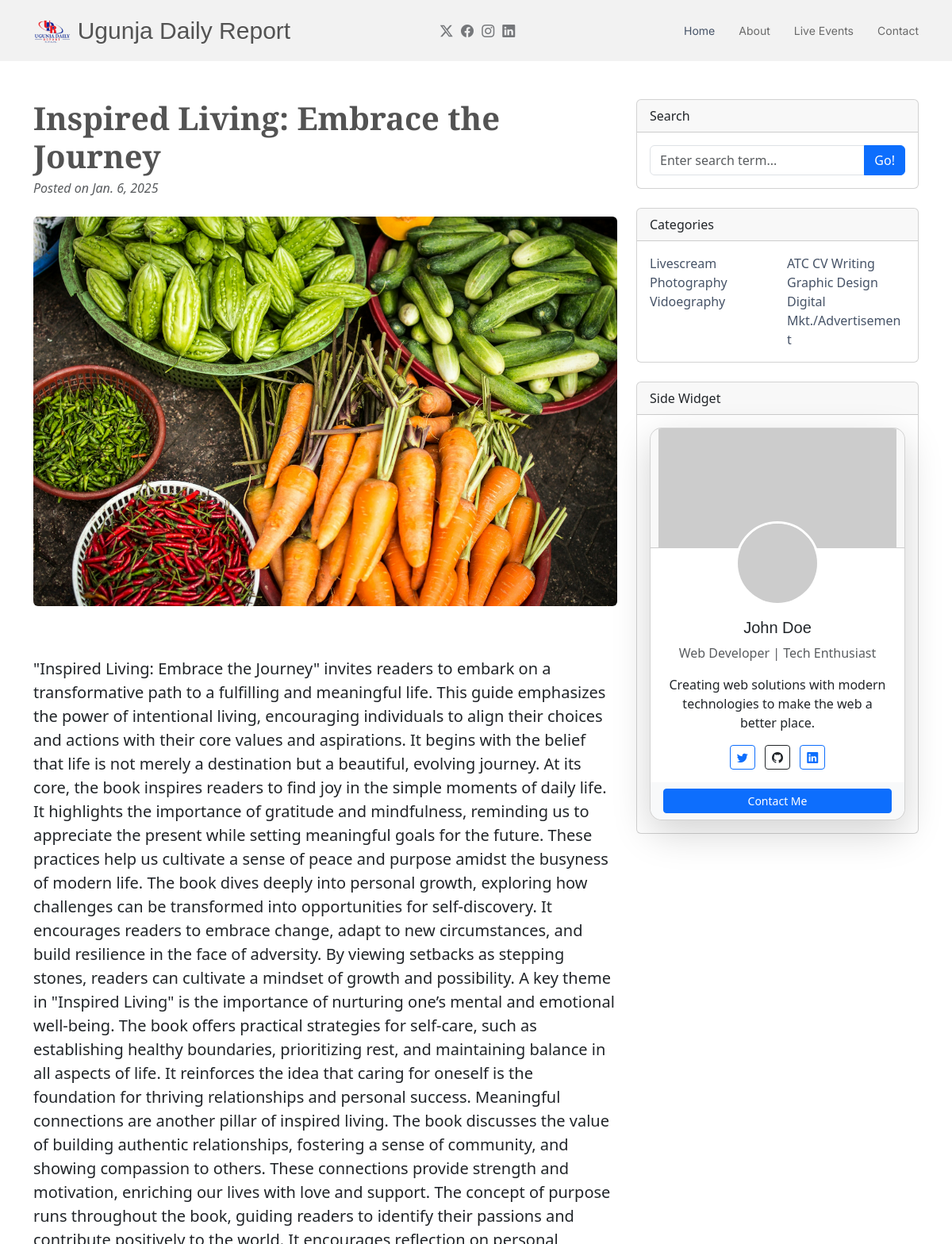
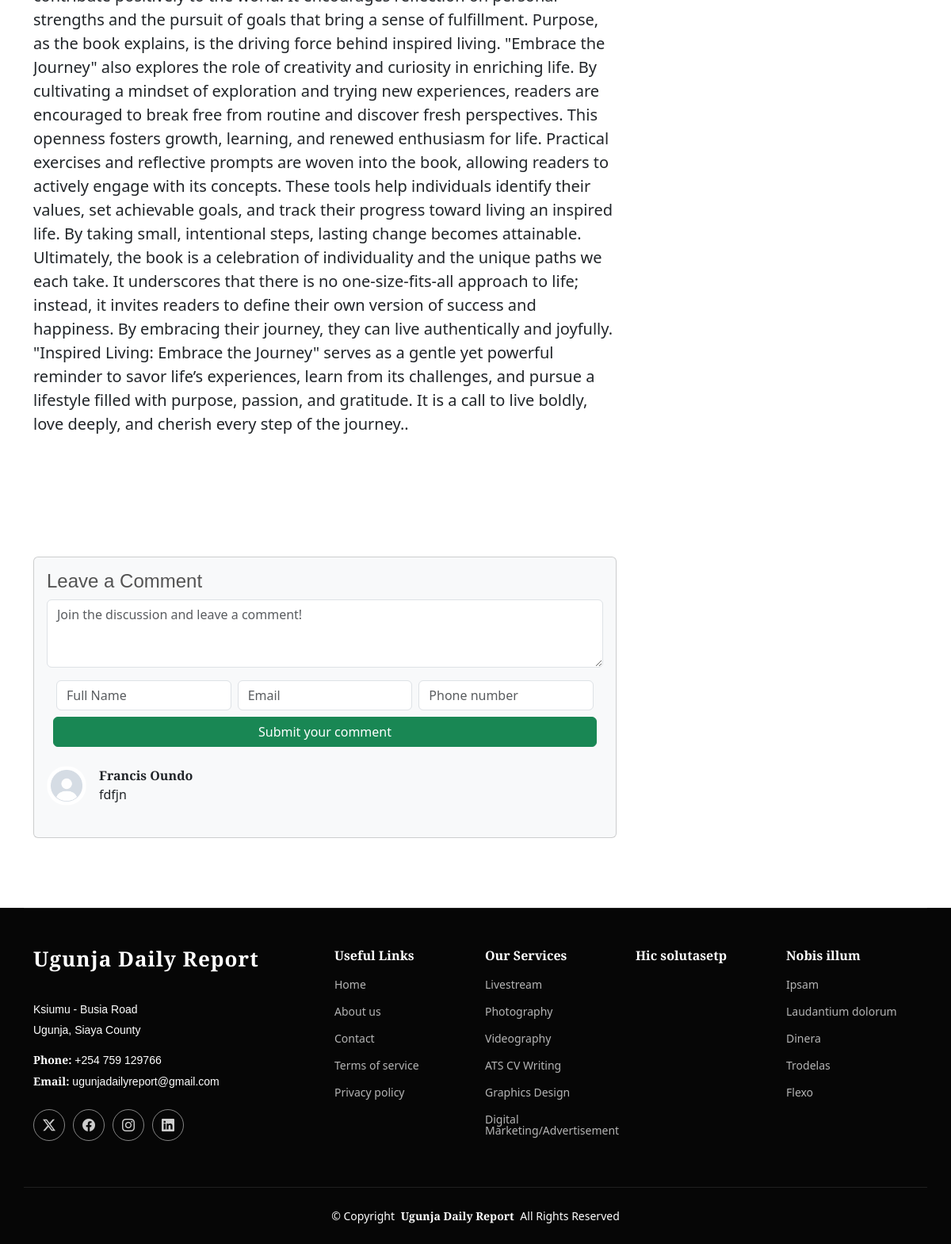
The app's page /life_col1/1 with its own data (2 pictures, top to bottom).
### daily_report/models.py (models this page shows, shortened)
class lifestyle_col1(models.Model):
    type = models.CharField(max_length=30, null=False, blank=False, default='Lifestyle')
    date = models.DateField(default=now, null=False, blank=False)
    title = models.CharField(max_length=300, null=False, blank=False)
    writer_name = models.CharField(max_length=30, null=False, blank=False)
    photo = models.ImageField(upload_to='uploads/lifestyle', default='uploads/lifestyle/lifestyle.jpg')
    description = models.TextField(default="")

class comment_lifestyle_col1(models.Model):
    comm = models.TextField(null=False, blank=False)
    full_name = models.CharField(max_length=50, null=False, blank=False)
    email = models.EmailField()
    phone = models.CharField(max_length=13, null=False, blank=False)
    image = models.ImageField(upload_to='uploads/comments', default='uploads/comments/default.jpg')

### daily_report/views.py (the view)
# urls.py: path('life_col1/<id>', views.life_col1, name='life_col1'),
def life_col1(request, id):
    life_coll1 = lifestyle_col1.objects.get(id=id)
    comm_life = comment_lifestyle_col1.objects.all()
    return render(request, 'lifestyle/life_col1.html', {'life_coll1': life_coll1, 'comm_life': comm_life})

### daily_report/templates/lifestyle/life_col1.html (shortened to what this page needs)
{% load static %}
<!DOCTYPE html>
<html lang="en">
<head>
    <link href="{% static 'assets/vendor/bootstrap/css/bootstrap.min.css' %}" rel="stylesheet">
    <link href="{% static 'assets/vendor/bootstrap-icons/bootstrap-icons.css' %}" rel="stylesheet">
    <link href="{% static 'assets/vendor/aos/aos.css' %}" rel="stylesheet">
    <link href="{% static 'assets/vendor/swiper/swiper-bundle.min.css' %}" rel="stylesheet">
    <link href="{% static 'assets/css/main.css' %}" rel="stylesheet">
</head>
<body class="index-page">
<header id="header" class="header d-flex align-items-center sticky-top">
    <div class="container position-relative d-flex align-items-center justify-content-between">
        <a href="/" class="logo d-flex align-items-center me-auto me-xl-0">
            <img src="{% static 'assets/img/logo1.png' %}" alt="">
            <h1 class="sitename">Ugunja Daily Report</h1>
        </a>
        <nav id="navmenu" class="navmenu">
            <ul>
                <li><a href="/" class="active">Home</a></li>
                <li><a href="/about">About</a></li>
                <li><a href="/live_event">Live Events</a></li>
                <li><a href="/contact">Contact</a></li>
            </ul>
        </nav>
        <div class="header-social-links">
            <a target="_blank" href="https://x.com/UgunjaOnline?t=5RmRRW5MwKeECv6P-m9fxw&s=09" class="twitter"><i
                    class="bi bi-twitter-x"></i></a>
            <a target="_blank" href="https://www.facebook.com/UgunjaOnline" class="facebook"><i
                    class="bi bi-facebook"></i></a>
            <a href="#" class="instagram"><i class="bi bi-instagram"></i></a>
            <a href="#" class="linkedin"><i class="bi bi-linkedin"></i></a>
        </div>
    </div>
</header>
<div class="container mt-5">
    <div class="row">
        <div class="col-lg-8">
            <article>
                <header class="mb-4">
                    <h1 class="fw-bolder mb-1">{{ life_coll1.title }}</h1>
                    <div class="text-muted fst-italic mb-2">Posted on {{ life_coll1.date }}</div>
                </header>
                <figure class="mb-4">
                    <img class="img-fluid rounded" src="/media/{{ life_coll1.photo }}" alt="Blog post image">
                </figure>
                <section class="mb-5">
                    <p class="fs-5 mb-4">{{ life_coll1.description }}.</p>
                </section>
            </article>
            <section class="mb-5">
                <div class="card bg-light">
                    <div>
                        <div class="card-body">
                            <h4>Leave a Comment</h4>
                            <form class="mb-4" method="post" action="/comment_col1">
                                <textarea class="form-control" rows="3"
                                          placeholder="Join the discussion and leave a comment!" required
                                          name="comment"></textarea>
                                <div class="container mt-3">
                                    <div class="row g-2">
                                        <div class="col-md-4">
                                            <input type="text" class="form-control" name="full_name"
                                                   placeholder="Full Name"
                                                   required>
                                        </div>
                                        <div class="col-md-4">
                                            <input type="email" class="form-control" name="email" placeholder="Email"
                                                   required>
                                        </div>
                                        <div class="col-md-4">
                                            <input type="text" class="form-control" name="phone"
                                                   placeholder="Phone number"
                                                   required>
                                        </div>
                                        <button type="submit" class="btn btn-success">Submit your comment</button>
                                    </div>
                                </div>
                            </form>
                            {% for com in comm_life %}
                                <div class="d-flex mb-4">
                                    <div class="flex-shrink-0"><img class="rounded-circle"
                                                                    src="/media/{{ com.image }}" alt="..." height="50"
                                                                    width="50"></div>
                                    <div class="ms-3">
                                        <div class="fw-bold">{{ com.full_name }}</div>
                                        {{ com.comm }}
                                    </div>
                                </div>
                                  {% empty %}
                                <p>No comment</p>
                            {% endfor %}
                        </div>
                    </div>
            </section>
        </div>
        <div class="col-lg-4">
            <div class="card mb-4">
                <div class="card-header">Search</div>
                <div class="card-body">
                    <div class="input-group">
                        <input class="form-control" type="text" placeholder="Enter search term..."
                               aria-label="Enter search term..." aria-describedby="button-search">
                        <button class="btn btn-primary" id="button-search" type="submit">Go!</button>
                    </div>
                </div>
            </div>
            <div class="card mb-4">
                <div class="card-header">Categories</div>
                <div class="card-body">
                    <div class="row">
                        <div class="col-sm-6">
                            <ul class="list-unstyled mb-0">
                                <li><a href="#!">Livescream</a></li>
                                <li><a href="#!">Photography</a></li>
                                <li><a href="#!">Vidoegraphy</a></li>
                            </ul>
                        </div>
                        <div class="col-sm-6">
                            <ul class="list-unstyled mb-0">
                                <li><a href="#!">ATC CV Writing</a></li>
                                <li><a href="#!">Graphic Design</a></li>
                                <li><a href="#!">Digital Mkt./Advertisement</a></li>
                            </ul>
                        </div>
                    </div>
                </div>
            </div>
            <div class="card mb-4">
                <div class="card-header">Side Widget</div>
                <div class="card-body text-center">
                    <div class="card shadow-lg" style="width: 100%; border-radius: 15px;">
                        <div class="card-header p-0 position-relative"
                             style="overflow: hidden; border-top-left-radius: 15px; border-top-right-radius: 15px;">
                            <img src="https://via.placeholder.com/300x150" class="img-fluid" alt="Profile Banner">
                        </div>
                        <div class="card-body text-center">
                            <img src="https://via.placeholder.com/100"
                                 class="rounded-circle border border-3 border-white position-relative"
                                 style="margin-top: -50px;" alt="Profile Picture">
                            <h5 class="card-title mt-3">John Doe</h5>
                            <p class="text-muted">Web Developer | Tech Enthusiast</p>
                            <p class="card-text">Creating web solutions with modern technologies to make the web a
                                better place.</p>
                            <div>
                                <a href="#" class="btn btn-outline-primary btn-sm mx-1"><i
                                        class="bi bi-twitter"></i></a>
                                <a href="#" class="btn btn-outline-dark btn-sm mx-1"><i class="bi bi-github"></i></a>
                                <a href="#" class="btn btn-outline-primary btn-sm mx-1"><i
                                        class="bi bi-linkedin"></i></a>
                            </div>
                        </div>
                        <div class="card-footer text-center bg-light border-top-0"
                             style="border-bottom-left-radius: 15px; border-bottom-right-radius: 15px;">
                            <a href="#" class="btn btn-primary btn-sm w-100">Contact Me</a>
                        </div>
                    </div>
                </div>
            </div>
            <link rel="stylesheet" href="https://cdn.jsdelivr.net/npm/bootstrap-icons/font/bootstrap-icons.css">
        </div>
    </div>
</div>
<footer id="footer" class="footer dark-background">
    <div class="container footer-top">
        <div class="row gy-4">
            <div class="col-lg-4 col-md-6 footer-about">
                <a href="/" class="logo d-flex align-items-center">
                    <span class="sitename">Ugunja Daily Report</span>
                </a>
                <div class="footer-contact pt-3">
                    <p>Ksiumu - Busia Road</p>
                    <p>Ugunja, Siaya County</p>
                    <p class="mt-3"><strong>Phone:</strong> <span>+254 759 129766</span></p>
                    <p><strong>Email:</strong> <span>ugunjadailyreport@gmail.com</span></p>
                </div>
                <div class="social-links d-flex mt-4">
                    <a href="https://x.com/UgunjaOnline?t=5RmRRW5MwKeECv6P-m9fxw&s=09"><i
                            class="bi bi-twitter-x"></i></a>
                    <a href="https://www.facebook.com/UgunjaOnline?mibextid=ZbWKwL"><i class="bi bi-facebook"></i></a>
                    <a href=""><i class="bi bi-instagram"></i></a>
                    <a href=""><i class="bi bi-linkedin"></i></a>
                </div>
            </div>
            <div class="col-lg-2 col-md-3 footer-links">
                <h4>Useful Links</h4>
                <ul>
                    <li><a href="/">Home</a></li>
                    <li><a href="/about">About us</a></li>
                    <li><a href="/contact">Contact</a></li>
                    <li><a href="#">Terms of service</a></li>
                    <li><a href="#">Privacy policy</a></li>
                </ul>
            </div>
            <div class="col-lg-2 col-md-3 footer-links">
                <h4>Our Services</h4>
                <ul>
                    <li><a href="#">Livestream</a></li>
                    <li><a href="#">Photography</a></li>
                    <li><a href="#">Videography</a></li>
                    <li><a href="#">ATS CV Writing</a></li>
                    <li><a href="#">Graphics Design</a></li>
                    <li><a href="#">Digital Marketing/Advertisement</a></li>
                </ul>
            </div>
            <div class="col-lg-2 col-md-3 footer-links">
                <h4>Hic solutasetp</h4>
                <ul>
                    <li><a href="#"></a></li>
                    <li><a href="#"></a></li>
                    <li><a href="#"></a></li>
                    <li><a href="#"></a></li>
                    <li><a href="#"></a></li>
                </ul>
            </div>
            <div class="col-lg-2 col-md-3 footer-links">
                <h4>Nobis illum</h4>
                <ul>
                    <li><a href="#">Ipsam</a></li>
                    <li><a href="#">Laudantium dolorum</a></li>
                    <li><a href="#">Dinera</a></li>
                    <li><a href="#">Trodelas</a></li>
                    <li><a href="#">Flexo</a></li>
                </ul>
            </div>
        </div>
    </div>
    <div class="container copyright text-center mt-4">
        <p>© <span>Copyright</span> <strong class="px-1 sitename">Ugunja Daily Report</strong>
            <span>All Rights Reserved</span></p>
    </div>
</footer>
</body>
</html>

### records on screen
lifestyle_col1: title "Inspired Living: Embrace the Journey", date "Jan. 6, 2025", photo (picture), description "\"Inspired Living: Embrace the Journey\" invites readers to embark on a transformative path to a fulfilling and meaningful life. This guide emphasizes the power of intentional living, encouraging individuals to align their choices and actions with their core values and aspirations. It begins with the belief that life is not merely a destination but a beautiful, evolving journey. At its core, the book inspires readers to find joy in the simple moments of daily life. It highlights the importance of gratitude and mindfulness, reminding us to appreciate the present while setting meaningful goals for the future. These practices help us cultivate a sense of peace and purpose amidst the busyness of…"
comment_lifestyle_col1: image (placeholder picture), full_name "Francis Oundo", comm "fdfjn"
